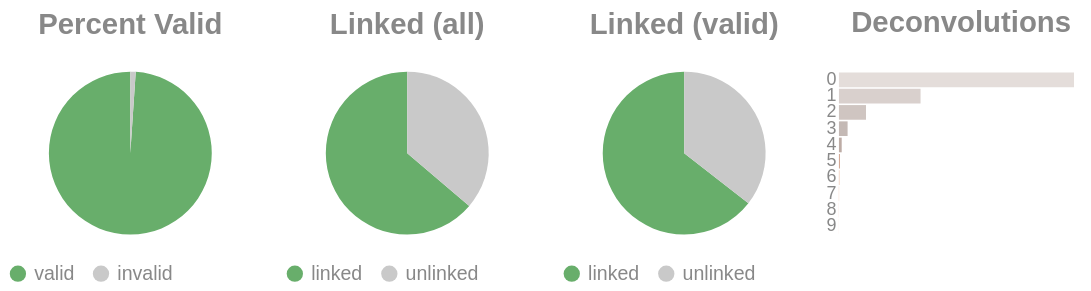

Notebook code cell kept with this figure:
### Code cell
if SKIPLR:
    pass
else:
    clash = Counter()
    for i in valids['molecule'].to_list():
        _mol = i.split("-")
        if len(_mol) == 1:
            clash.update('0')
        else:
            clash.update(_mol[-1])

    _d = {"deconvolutions": [], 'count': []}
    for k,v in clash.items():
        _d['deconvolutions'].append(k)
        _d['count'].append(v)

    tot_valid = valids['reads'].sum()
    mask = valids['reads'] >= 2
    n_linked_reads = valids.filter(mask)['reads'].sum()
    if n_linked_reads == 0:
        print_html("No linked molecules (>=2 reads) were detected; skipping linked-only distributions.")
        SKIPLR = True
    else:
        perc_valid = round(tot_valid / n_reads, 4)
        linked_perc_abs = round(n_linked_reads / n_reads, 4)
        linked_perc = round(n_linked_reads / tot_valid, 4)

    _valid = pl.DataFrame({"valids": ['valid', 'invalid'], "count": [tot_valid, n_reads - tot_valid]})
    _linked_abs = pl.DataFrame({"linked (absolute)": ['linked', 'unlinked'], "count": [n_linked_reads, n_reads - n_linked_reads]})
    _linked_rel = pl.DataFrame({"linked (valids)": ['linked', 'unlinked'], "count": [n_linked_reads, tot_valid - n_linked_reads]})

    (
        alt.hconcat(
            piechart(_valid, goodval = 'valid', title = "Percent Valid"),
            piechart(_linked_abs, goodval = "linked", title =  "Linked (all)"),
            piechart(_linked_rel, goodval = "linked", title =  "Linked (valid)"),
            convolutionbar(pl.DataFrame(_d), title = "Deconvolutions"),
            center = True,
            bounds = 'flush'
        )
        .resolve_scale(color='independent')
        .resolve_legend('independent')
        .properties(usermeta={'embedOptions': {"actions": False}})
    ).display()

### Figure 1 — Vega-Lite specification as saved in the notebook (floating-point values rounded to 4 significant figures)
{"width": "container", "height": 400, "config": {"title": {"anchor": "start", "dy": -15, "fontSize": 18, "color": "#888888", "subtitleColor": "#888888", "subtitleFontSize": 14}, "arc": {"fill": "#0072B2"}, "axis": {"domainColor": "#888888", "domainWidth": 0.5, "gridWidth": 0.2, "grid": false, "titleFontWeight": 400, "titleFontSize": 15, "labelFontSize": 11, "labelColor": "#888888", "tickColor": "#888888", "tickWidth": 0.2, "titleColor": "#888888"}, "axisBand": {"grid": false}, "axisX": {"grid": true, "tickSize": 10, "domainCap": "round"}, "axisY": {"domain": false, "grid": true, "tickSize": 0, "domainCap": "round"}, "background": "transparent", "header": {"labelFontSize": 15, "labelColor": "#888888", "titleFontSize": 15, "titleFontWeight": 600, "titleColor": "#888888"}, "legend": {"labelFont": "sans-serif", "labelFontSize": 12, "labelColor": "#888888", "symbolSize": 100, "symbolType": "circle", "titleFontSize": 12, "titlePadding": 10, "titleColor": "#888888", "title": null}, "range": {"category": ["#E69F00", "#56B4E9", "#009E73", "#F0E442", "#0072B2", "#D55E00", "#CC79A7", "#000000"], "diverging": ["#cfe8f3", "#a2d4ec", "#73bfe2", "#46abdb", "#1696d2", "#12719e"]}, "area": {"fill": "#0072B2", "fillOpacity": 0.7, "line": true, "strokeOpacity": 0.7}, "line": {"color": "#0072B2", "stroke": "#0072B2", "strokeWidth": 2}, "trail": {"color": "#0072B2", "stroke": "#0072B2", "strokeWidth": 0, "size": 1}, "point": {"filled": true, "fillOpacity": 1.0, "size": 95}, "text": {"color": "#888888", "fontSize": 11, "align": "right", "fontWeight": 400, "size": 11}, "bar": {"fill": "#0072B2", "stroke": null}, "view": {"stroke": null, "continuousWidth": 660, "continuousHeight": 400}}, "hconcat": [{"data": {"name": "data-e3e0840eb41ed215c654c283377270b4"}, "mark": {"type": "arc"}, "encoding": {"color": {"field": "valids", "legend": {"orient": "bottom", "title": null}, "scale": {"domain": ["valid", "invalid"], "range": ["#68ae6b", "#C9C9C9"]}, "title": "Valids", "type": "nominal"}, "theta": {"field": "count", "type": "quantitative"}, "tooltip": [{"field": "valids", "title": "Valids", "type": "ordinal"}, {"field": "percent", "format": ".2%", "title": "Percent", "type": "quantitative"}, {"field": "count", "title": "Count", "type": "quantitative"}]}, "height": 100, "title": {"text": "Percent Valid", "align": "center", "anchor": "middle"}, "transform": [{"calculate": "datum.count / 2184378", "as": "percent"}], "width": 150}, {"data": {"name": "data-9d3824efa05e9473c19541cf46d43e50"}, "mark": {"type": "arc"}, "encoding": {"color": {"field": "linked (absolute)", "legend": {"orient": "bottom", "title": null}, "scale": {"domain": ["linked", "unlinked"], "range": ["#68ae6b", "#C9C9C9"]}, "title": "Linked (Absolute)", "type": "nominal"}, "theta": {"field": "count", "type": "quantitative"}, "tooltip": [{"field": "linked (absolute)", "title": "Linked (Absolute)", "type": "ordinal"}, {"field": "percent", "format": ".2%", "title": "Percent", "type": "quantitative"}, {"field": "count", "title": "Count", "type": "quantitative"}]}, "height": 100, "title": {"text": "Linked (all)", "align": "center", "anchor": "middle"}, "transform": [{"calculate": "datum.count / 2184378", "as": "percent"}], "width": 150}, {"data": {"name": "data-bebf95b4179ad6bb69c9c2b16416e355"}, "mark": {"type": "arc"}, "encoding": {"color": {"field": "linked (valids)", "legend": {"orient": "bottom", "title": null}, "scale": {"domain": ["linked", "unlinked"], "range": ["#68ae6b", "#C9C9C9"]}, "title": "Linked (Valids)", "type": "nominal"}, "theta": {"field": "count", "type": "quantitative"}, "tooltip": [{"field": "linked (valids)", "title": "Linked (Valids)", "type": "ordinal"}, {"field": "percent", "format": ".2%", "title": "Percent", "type": "quantitative"}, {"field": "count", "title": "Count", "type": "quantitative"}]}, "height": 100, "title": {"text": "Linked (valid)", "align": "center", "anchor": "middle"}, "transform": [{"calculate": "datum.count / 2161206", "as": "percent"}], "width": 150}, {"data": {"name": "data-d1fdc90046f90ba827a4d86794d56878"}, "mark": {"type": "bar"}, "encoding": {"color": {"field": "deconvolutions", "legend": null, "scale": {"scheme": "lightgreyred"}, "type": "nominal"}, "tooltip": [{"field": "deconvolutions", "title": "Deconvolutions", "type": "ordinal"}, {"field": "percent", "format": ".2%", "title": "Percent", "type": "quantitative"}, {"field": "count", "title": "Count", "type": "quantitative"}], "x": {"axis": null, "field": "count", "type": "quantitative"}, "y": {"field": "deconvolutions", "sort": "ascending", "title": null, "type": "nominal"}}, "height": 100, "title": {"text": "Deconvolutions", "align": "center", "anchor": "middle"}, "transform": [{"calculate": "datum.count / 1167517", "as": "percent"}], "width": 150}], "bounds": "flush", "center": true, "resolve": {"legend": {"angle": "independent"}, "scale": {"color": "independent"}}, "usermeta": {"embedOptions": {"actions": false}}, "$schema": "https://vega.github.io/schema/vega-lite/v6.4.1.json", "datasets": {"data-e3e0840eb41ed215c654c283377270b4": [{"valids": "valid", "count": 2161206}, {"valids": "invalid", "count": 23172}], "data-9d3824efa05e9473c19541cf46d43e50": [{"linked (absolute)": "linked", "count": 1392951}, {"linked (absolute)": "unlinked", "count": 791427}], "data-bebf95b4179ad6bb69c9c2b16416e355": [{"linked (valids)": "linked", "count": 1392951}, {"linked (valids)": "unlinked", "count": 768255}], "data-d1fdc90046f90ba827a4d86794d56878": [{"deconvolutions": "0", "count": 769685}, {"deconvolutions": "1", "count": 267222}, {"deconvolutions": "2", "count": 88673}, {"deconvolutions": "3", "count": 28368}, {"deconvolutions": "4", "count": 9067}, {"deconvolutions": "5", "count": 2942}, {"deconvolutions": "6", "count": 994}, {"deconvolutions": "7", "count": 357}, {"deconvolutions": "8", "count": 147}, {"deconvolutions": "9", "count": 62}]}}
